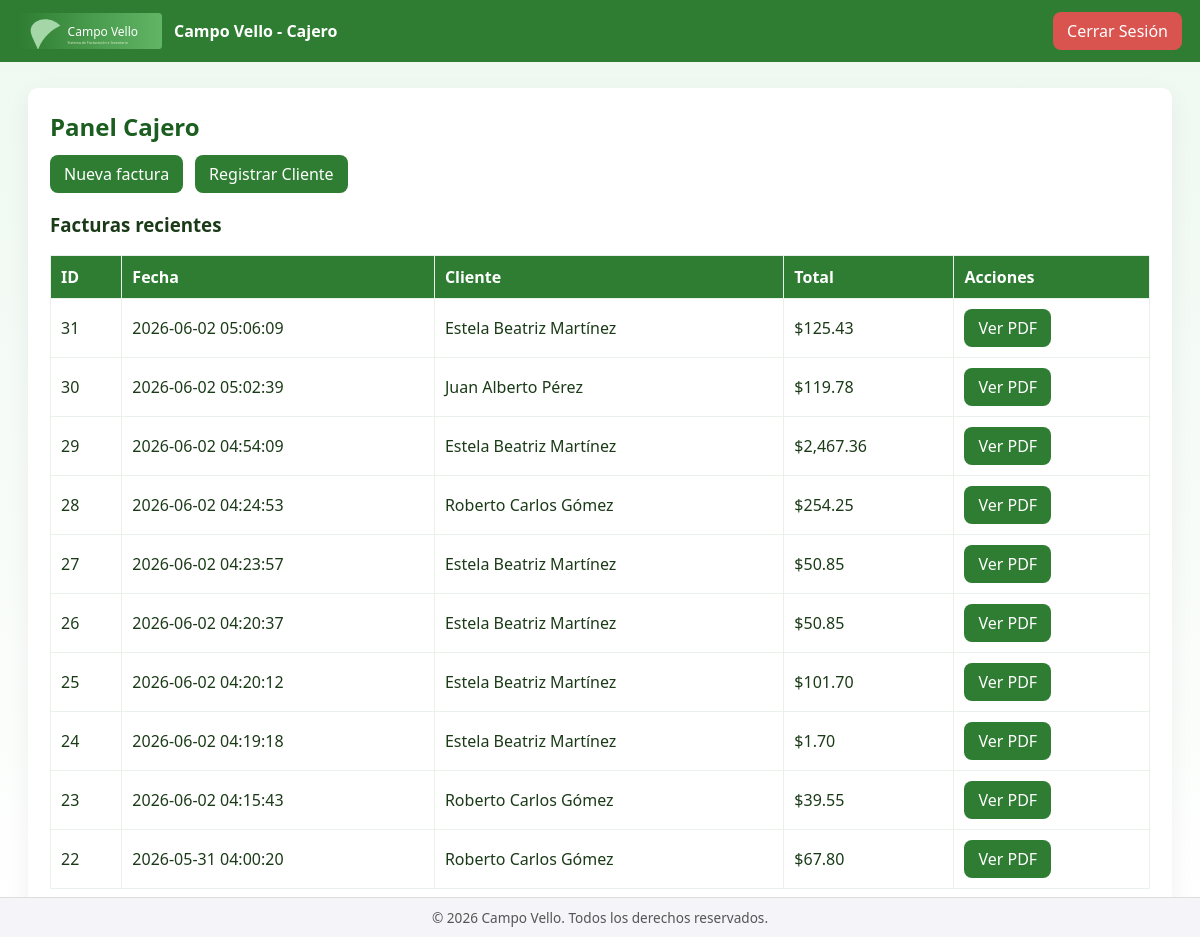
The app's page /cajero/ventas.php (signed in) with its own data.
### tables this page shows
CREATE TABLE `facturas` (
  `id` int(11) NOT NULL,
  `user_id` int(11) DEFAULT NULL,
  `client_id` int(11) DEFAULT NULL,
  `metodo_pago` varchar(20) NOT NULL DEFAULT 'Efectivo',
  `subtotal` decimal(12,2) DEFAULT 0.00,
  `iva_amount` decimal(12,2) DEFAULT 0.00,
  `total` decimal(12,2) DEFAULT NULL,
  `created_at` timestamp NOT NULL DEFAULT current_timestamp()
);

CREATE TABLE `clientes` (
  `id` int(11) NOT NULL,
  `name` varchar(150) DEFAULT NULL,
  `nit` varchar(80) DEFAULT NULL,
  `address` varchar(255) DEFAULT NULL,
  `phone` varchar(50) DEFAULT NULL,
  `email` varchar(150) DEFAULT NULL,
  `created_at` timestamp NOT NULL DEFAULT current_timestamp()
);

### cajero/ventas.php (the view, shortened to what this page needs)
<?php
$pdo = getPDO();
$recent = $pdo->query('SELECT f.*, u.nombre as vendedor, cl.name as cliente FROM facturas f LEFT JOIN usuarios u ON f.user_id=u.id LEFT JOIN clientes cl ON f.client_id=cl.id ORDER BY f.id DESC LIMIT 10')->fetchAll();
?>
<!doctype html>
<html lang="es">
<head>
    <link rel="stylesheet" href="../assets/css/style.css">
</head>
<body>
    <nav>
        <div style="display:flex;gap:12px;align-items:center">
            <img src="../assets/img/logo.svg" style="height:36px">
            <strong>Campo Vello - Cajero</strong>
        </div>
        <div>
            <a href="../logout.php" class="btn" style="background-color:#d9534f;">Cerrar Sesión</a>
        </div>
    </nav>
    <div class="container">
        <h2>Panel Cajero</h2>
        <div style="display:flex;gap:12px;margin-bottom:12px;">
            <a class="btn" href="nueva_factura.php">Nueva factura</a>
            <a href="nuevo_cliente.php" class="btn" style="background-color:verde;">  Registrar Cliente </a>
        </div>
        <h3>Facturas recientes</h3>
        <table class="table">
            <thead>
                <tr>
                    <th>ID</th>
                    <th>Fecha</th>
                    <th>Cliente</th>
                    <th>Total</th>
                    <th>Acciones</th>
                </tr>
            </thead>
            <tbody>
                <?php foreach($recent as $r): ?>
                    <tr>
                        <td><?=$r['id']?></td>
                        <td><?=$r['created_at']?></td>
                        <td><?=htmlspecialchars($r['cliente'])?></td>
                        <td>$<?=number_format($r['total'],2)?></td>
                        <td><a class="btn" href="generar_pdf.php?id=<?=$r['id']?>" target="_blank">Ver PDF</a></td>
                    </tr>
                <?php endforeach; ?>
            </tbody>
        </table>
    </div>
     <footer style="
        position: fixed;
        bottom: 0;
        width: 100%;
        text-align: center;
        padding: 10px 0;
        background: #f4f4f9; /* Fondo similar al body */
        border-top: 1px solid #ddd;
        font-size: 0.85em;
        color: #555;
    ">
        &copy; <?= date('Y') ?> Campo Vello. Todos los derechos reservados.
    </footer>
</body>
</html>

### assets/css/style.css (style rules this page uses)
body { font-family: Segoe UI, Tahoma, sans-serif; background: linear-gradient(180deg, #eef8f0, #ffffff); margin: 0; color: #1b3b18; }
h1, h2 { color: #1b5e20; margin: 0 0 12px 0; }
nav { background: #2e7d32; color: #fff; padding: 12px 18px; display: flex; justify-content: space-between; align-items: center; }
.container { width: 95%; max-width: 1100px; margin: 26px auto; background: #fff; border-radius: 10px; padding: 22px; box-shadow: 0 8px 24px rgba(0, 0, 0, 0.06); }
.btn { display: inline-block; background: #2e7d32; color: #fff; padding: 8px 14px; border-radius: 8px; border: none; cursor: pointer; text-decoration: none; transition: transform .12s ease, box-shadow .12s ease; }
.table { width: 100%; border-collapse: collapse; margin-top: 12px; }
.table th, .table td { padding: 10px; border: 1px solid #e9f1ea; text-align: left; }
.table th { background: #2e7d32; color: #fff; }

### records on screen
facturas: id "31", created_at "2026-06-02 05:06:09", client.name "Estela Beatriz Martínez", total "125.43"
facturas: id "30", created_at "2026-06-02 05:02:39", client.name "Juan Alberto Pérez", total "119.78"
facturas: id "29", created_at "2026-06-02 04:54:09", client.name "Estela Beatriz Martínez", total "2,467.36"
facturas: id "28", created_at "2026-06-02 04:24:53", client.name "Roberto Carlos Gómez", total "254.25"
facturas: id "27", created_at "2026-06-02 04:23:57", client.name "Estela Beatriz Martínez", total "50.85"
facturas: id "26", created_at "2026-06-02 04:20:37", client.name "Estela Beatriz Martínez", total "50.85"
facturas: id "25", created_at "2026-06-02 04:20:12", client.name "Estela Beatriz Martínez", total "101.70"
facturas: id "24", created_at "2026-06-02 04:19:18", client.name "Estela Beatriz Martínez", total "1.70"
facturas: id "23", created_at "2026-06-02 04:15:43", client.name "Roberto Carlos Gómez", total "39.55"
facturas: id "22", created_at "2026-05-31 04:00:20", client.name "Roberto Carlos Gómez", total "67.80"
